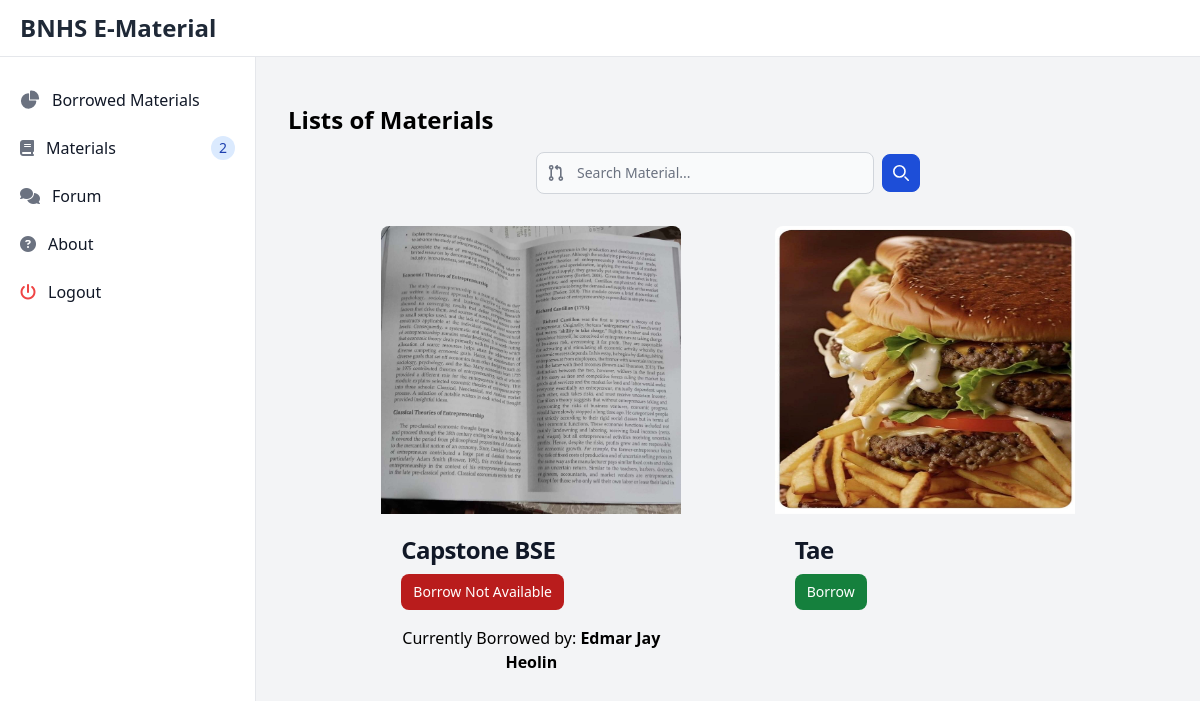
Page /student_materials (signed in) on the committed database.
### users/models.py (models this page shows)
class Materials(models.Model):
    name = models.CharField(max_length=250)
    status = models.CharField(max_length=250)
    profile_pic = models.FileField(upload_to='media/', validators=[FileExtensionValidator(allowed_extensions=['png', 'jpeg', 'jpg'])],)
    borrowed_date = models.DateTimeField(default=now, blank=True, null=True)
    deadline = models.DateTimeField(default=now, blank=True, null=True)
    borrower = models.CharField(max_length=250, blank=True)
    borrower_year = models.CharField(max_length=250, blank=True)
    borrower_course = models.CharField(max_length=250, blank=True)

### users/views.py (the view, shortened to what this page needs)
# urls.py: path('student_materials', views.student_materials, name='student_materials'),
@login_required(login_url='/login')
def student_materials(request):
    current_date = date.today()
    materials = Materials.objects.all().order_by('-id')
    number_of_materials = Materials.objects.count()
    authenticated_user = request.user
    context = {
        'materials': materials,
        'number_of_materials': number_of_materials,
        'current_date': current_date,
    }
    return render(request, 'student/materials.html', context)

### users/templates/student/materials.html (shortened to what this page needs)
{% load static tailwind_tags %}
<!DOCTYPE html>
<html lang="en">
	<head>
		<link
			rel="stylesheet"
			href="https://cdnjs.cloudflare.com/ajax/libs/font-awesome/6.5.2/css/all.min.css" />
		<link
			href="https://cdnjs.cloudflare.com/ajax/libs/flowbite/2.3.0/flowbite.min.css"
			rel="stylesheet" />
		<link
			rel="stylesheet"
			href="{% static 'css/style.css' %}" />
		{% tailwind_css %}
	</head>
	<body class="font-arial leading-normal tracking-normal">
		{% include 'includes/sidebar.html' %}
		<nav class="fixed top-0 z-50 w-full bg-white border-b border-gray-200">
			<div class="px-3 py-3 lg:px-5 lg:pl-3">
				<div class="flex items-center justify-between">
					<div class="flex items-center justify-start rtl:justify-end">
						<a
							href="{% url 'librarian_dashboard' %}"
							class="flex ms-2 md:me-24">
							<span class="self-center text-xl font-semibold sm:text-2xl whitespace-nowrap text-gray-800">
								BNHS E-Material
							</span>
						</a>
					</div>
				</div>
			</div>
		</nav>
		<div class="p-4 sm:ml-64 bg-gray-100">
			<div class="p-4 mt-14">
				<p class="py-4 text-2xl font-bold">Lists of Materials</p>
				<div class="flex items-center max-w-sm mx-auto mb-4">
					<div class="relative w-full">
						<div class="absolute inset-y-0 start-0 flex items-center ps-3 pointer-events-none">
						</div>
						<input type="text" id="searchInput" class="bg-gray-50 border border-gray-300 text-gray-900 text-sm rounded-lg focus:ring-blue-500 focus:border-blue-500 block w-full ps-10 p-2.5" placeholder="Search Material..." required />
					</div>
					<button type="submit" class="p-2.5 ms-2 text-sm font-medium text-white bg-blue-700 rounded-lg border border-blue-700 hover:bg-blue-800 focus:ring-4 focus:outline-none focus:ring-blue-300">
						<svg class="w-4 h-4" aria-hidden="true" xmlns="http://www.w3.org/2000/svg" fill="none" viewBox="0 0 20 20">
							<path stroke="currentColor" stroke-linecap="round" stroke-linejoin="round" stroke-width="2" d="m19 19-4-4m0-7A7 7 0 1 1 1 8a7 7 0 0 1 14 0Z"/>
						</svg>
					</button>
				</div>
				<div class="flex flex-row flex-wrap justify-evenly">
					{% for material in materials %}
					<div class="w-[300px] my-4 material-search">
						<a href="#">
							<img
								class="rounded-t-lg w-full h-72"
								src="{{material.profile_pic.url}}"
								alt="{{material.name}}" />
						</a>
						<div class="p-5">
							<a href="#">
								<h5 class="mb-2 text-2xl font-bold tracking-tight text-gray-900">{{material.name}}</h5>
							</a>
							{% if material.status == 'Available' %}
							<button
							data-modal-target="{{material.id}}-modal"
							data-modal-toggle="{{material.id}}-modal"
							class="inline-flex items-center px-3 py-2 text-sm font-medium text-center text-white bg-green-700 rounded-lg hover:bg-green-800 focus:ring-4 focus:outline-none focus:ring-green-300">
							Borrow
						</button>
							{% else %}
							<div>
								<a
									href="#"
									class="inline-flex cursor-not-allowed items-center px-3 py-2 text-sm font-medium text-center text-white bg-red-700 rounded-lg hover:bg-red-800 focus:ring-4 focus:outline-none focus:ring-red-300">
									Borrow Not Available
								</a>
							</div>
							<p class="text-center mt-4">
								Currently Borrowed by:
								<b>{{material.borrower}}</b>
							</p>
							{% endif %}
						</div>
					</div>
					{% endfor %}
				</div>
	</body>
</html>

### rows in the picture
Materials: profile_pic (picture), name "Capstone BSE", borrower "Edmar Jay Heolin"
Materials: profile_pic (picture), name "Tae"

### other values in the picture
{{ number_of_materials }} "2"
